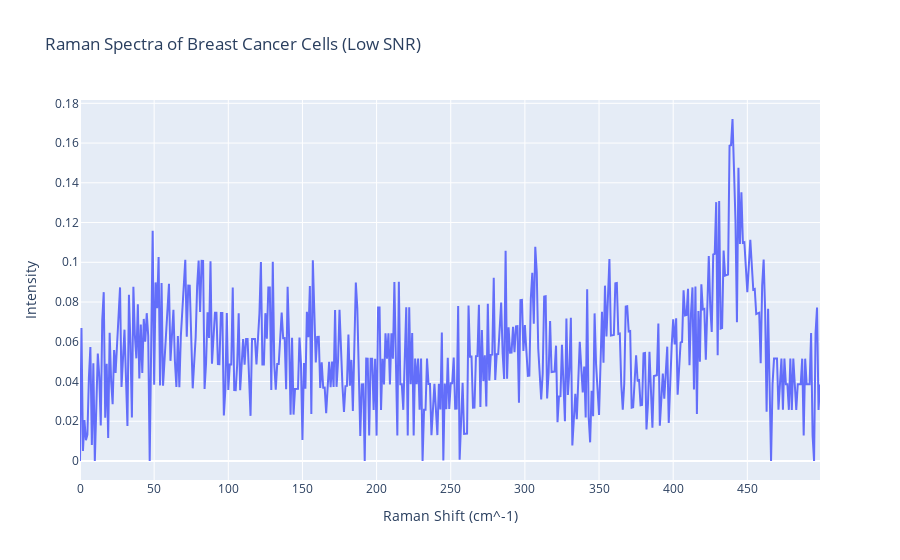

The notebook cell this image was saved under:
### Code cell
import pandas as pd
import plotly.graph_objects as go
import plotly.express as px

# Load the data from the provided CSV file
file_path = 'Project datasets/Sample files/train_inputs_50_with_shifts.csv'
data = pd.read_csv(file_path)

# Create a line plot for a few samples
fig = go.Figure()

# Sample a few rows for visualization
sample_indices = [0]  # You can choose other indices or more indices
for idx in sample_indices:
    fig.add_trace(go.Scatter(x=list(range(data.shape[1])), y=data.iloc[idx], mode='lines', name=f'Sample {idx}'))

fig.update_layout(
    title='Raman Spectra of Breast Cancer Cells (Low SNR)',
    xaxis_title='Raman Shift (cm^-1)',
    yaxis_title='Intensity'
)

fig.show()

### Figure 1 — Plotly figure (JSON) as saved in the notebook; plotly's stock layout.template omitted (floating-point values rounded to 4 significant figures; data arrays with more than 128 entries replaced by an {"elided": "..."} marker saying what was removed)
{"data": [{"mode": "lines", "name": "Sample 0", "type": "scatter", "x": {"elided": "500 int values"}, "y": {"elided": "500 float values"}}], "layout": {"title": {"text": "Raman Spectra of Breast Cancer Cells (Low SNR)"}, "xaxis": {"title": {"text": "Raman Shift (cm^-1)"}}, "yaxis": {"title": {"text": "Intensity"}}}}
